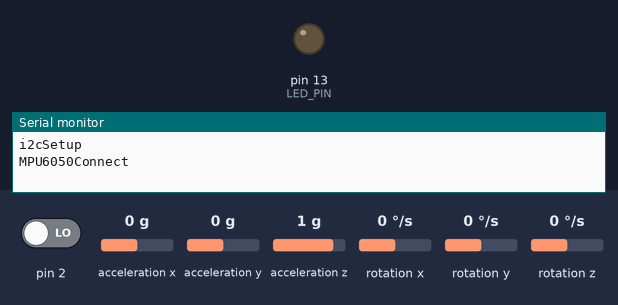
The sketch below on a simulated Arduino Uno, built with avr-gcc and run on an emulated ATmega328P. Shown: output pins drawn as LEDs (lit = HIGH), the last lines printed to the serial monitor. The test bench sets the inputs (shaded band); at power-on: pin 2 LOW, acceleration x 0 g, acceleration y 0 g, acceleration z 1 g, rotation z 0 °/s, rotation x 0 °/s, rotation y 0 °/s. The sensor or clock chip raises its interrupt line as the real part does.

Above: at 0.1 s.
At 2.7 s:
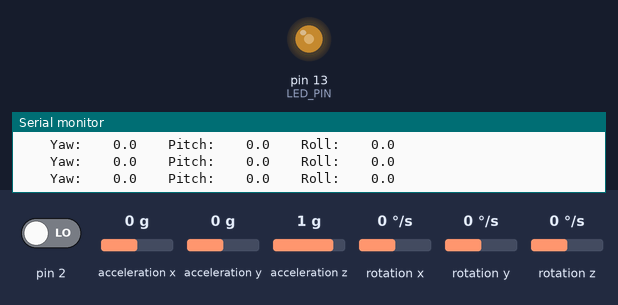
2.8 s: pin 2 driven HIGH
At 3.3 s:
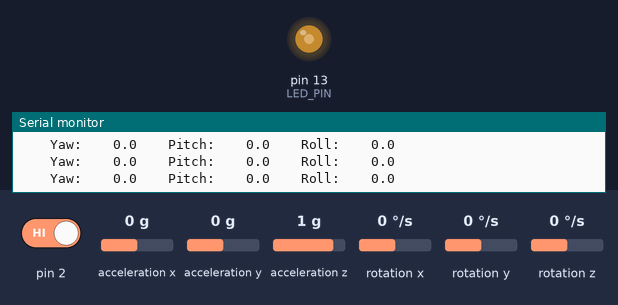
4.4 s: acceleration x set to -1.4 g
6.4 s: acceleration y set to -1.4 g
8.3 s: acceleration z set to -1.4 g
10.2 s: rotation z set to -192 °/s
Timing chart, 0 to 13.2 s (numbered marks = the images above; inputs shaded):
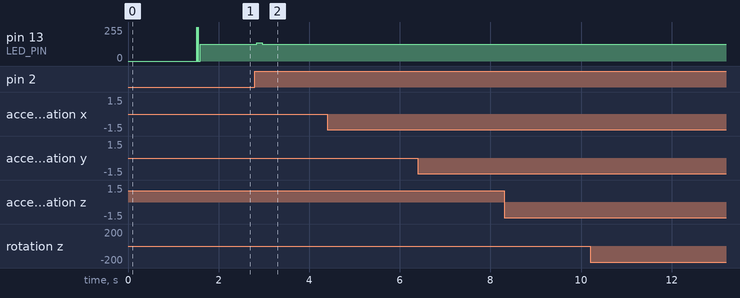

The sketch:

MPU6050_Latest_code.ino
```cpp
#include "I2Cdev.h"
#include "MPU6050_6Axis_MotionApps20.h"
#include "Wire.h"
MPU6050 mpu;

#define DEBUG
#ifdef DEBUG
//#define DPRINT(args...)  Serial.print(args)             //OR use the following syntax:
#define DPRINTSTIMER(t)    for (static unsigned long SpamTimer; (unsigned long)(millis() - SpamTimer) >= (t); SpamTimer = millis())
#define  DPRINTSFN(StrSize,Name,...) {char S[StrSize];Serial.print("\t");Serial.print(Name);Serial.print(" "); Serial.print(dtostrf((float)__VA_ARGS__ ,S));}//StringSize,Name,Variable,Spaces,Percision
#define DPRINTLN(...)      Serial.println(__VA_ARGS__)
#else
#define DPRINTSTIMER(t)    if(false)
#define DPRINTSFN(...)     //blank line
#define DPRINTLN(...)      //blank line
#endif


#define LED_PIN 13 //

// supply your own gyro offsets here, scaled for min sensitivity use MPU6050_calibration.ino
// -4232  -706  1729  173 -94 37
//                       XA      YA      ZA      XG      YG      ZG
int MPUOffsets[6] = {  -4232,  -706,   1729,    173,    -94,     37};


// ================================================================
// ===                      i2c SETUP Items                     ===
// ================================================================
void i2cSetup() {
  // join I2C bus (I2Cdev library doesn't do this automatically)
#if I2CDEV_IMPLEMENTATION == I2CDEV_ARDUINO_WIRE
  Wire.begin();
  TWBR = 24; // 400kHz I2C clock (200kHz if CPU is 8MHz)
#elif I2CDEV_IMPLEMENTATION == I2CDEV_BUILTIN_FASTWIRE
  Fastwire::setup(400, true);
#endif
}

// ================================================================
// ===               INTERRUPT DETECTION ROUTINE                ===
// ================================================================
volatile bool mpuInterrupt = false;     // indicates whether MPU interrupt pin has gone high
void dmpDataReady() {
  mpuInterrupt = true;
}

// ================================================================
// ===                      MPU DMP SETUP                       ===
// ================================================================
int FifoAlive = 0; // tests if the interrupt is triggering
int IsAlive = -20;     // counts interrupt start at -20 to get 20+ good values before assuming connected
// MPU control/status vars
uint8_t mpuIntStatus;   // holds actual interrupt status byte from MPU
uint8_t devStatus;      // return status after each device operation (0 = success, !0 = error)
uint16_t packetSize;    // expected DMP packet size (default is 42 bytes)
uint16_t fifoCount;     // count of all bytes currently in FIFO
uint8_t fifoBuffer[64]; // FIFO storage buffer

// orientation/motion vars
Quaternion q;           // [w, x, y, z]         quaternion container
VectorInt16 aa;         // [x, y, z]            accel sensor measurements
VectorInt16 aaReal;     // [x, y, z]            gravity-free accel sensor measurements
VectorInt16 aaWorld;    // [x, y, z]            world-frame accel sensor measurements
VectorFloat gravity;    // [x, y, z]            gravity vector
float euler[3];         // [psi, theta, phi]    Euler angle container
float ypr[3];           // [yaw, pitch, roll]   yaw/pitch/roll container and gravity vector
byte StartUP = 100; // lets get 100 readings from the MPU before we start trusting them (Bot is not trying to balance at this point it is just starting up.)

void MPU6050Connect() {
  static int MPUInitCntr = 0;
  // initialize device
  mpu.initialize(); // same
  // load and configure the DMP
  devStatus = mpu.dmpInitialize();// same

  if (devStatus != 0) {
    // ERROR!
    // 1 = initial memory load failed
    // 2 = DMP configuration updates failed
    // (if it's going to break, usually the code will be 1)

    char * StatStr[5] { "No Error", "initial memory load failed", "DMP configuration updates failed", "3", "4"};

    MPUInitCntr++;

    Serial.print(F("MPU connection Try #"));
    Serial.println(MPUInitCntr);
    Serial.print(F("DMP Initialization failed (code "));
    Serial.print(StatStr[devStatus]);
    Serial.println(F(")"));

    if (MPUInitCntr >= 10) return; //only try 10 times
    delay(1000);
    MPU6050Connect(); // Lets try again
    return;
  }
  mpu.setXAccelOffset(MPUOffsets[0]);
  mpu.setYAccelOffset(MPUOffsets[1]);
  mpu.setZAccelOffset(MPUOffsets[2]);
  mpu.setXGyroOffset(MPUOffsets[3]);
  mpu.setYGyroOffset(MPUOffsets[4]);
  mpu.setZGyroOffset(MPUOffsets[5]);

  Serial.println(F("Enabling DMP..."));
  mpu.setDMPEnabled(true);
  // enable Arduino interrupt detection
  Serial.println(F("Enabling interrupt detection (Arduino external interrupt pin 2 on the Uno)..."));
  Serial.print("mpu.getInterruptDrive=  "); Serial.println(mpu.getInterruptDrive());
  attachInterrupt(0, dmpDataReady, RISING); //pin 2 on the Uno
  mpuIntStatus = mpu.getIntStatus(); // Same
  // get expected DMP packet size for later comparison
  packetSize = mpu.dmpGetFIFOPacketSize();
  delay(1000); // Let it Stabalize
  mpu.resetFIFO(); // Clear fifo buffer
  mpu.getIntStatus();
  mpuInterrupt = false; // wait for next interrupt
}

// ================================================================
// ===                    MPU DMP Get Data                      ===
// ================================================================
void GetDMP() { // Best version I have made so far
  // Serial.println(F("FIFO interrupt at:"));
  // Serial.println(micros());
  static unsigned long LastGoodPacketTime;
  mpuInterrupt = false;
  FifoAlive = 1;
  fifoCount = mpu.getFIFOCount();
  if ((!fifoCount) || (fifoCount % packetSize)) { // we have failed Reset and wait till next time!
    digitalWrite(LED_PIN, LOW); // lets turn off the blinking light so we can see we are failing.
    mpu.resetFIFO();// clear the buffer and start over
  } else {
    while (fifoCount  >= packetSize) { // Get the packets until we have the latest!
      mpu.getFIFOBytes(fifoBuffer, packetSize); // lets do the magic and get the data
      fifoCount -= packetSize;
    }
    LastGoodPacketTime = millis();
    MPUMath(); // <<<<<<<<<<<<<<<<<<<<<<<<<<<< On success MPUMath() <<<<<<<<<<<<<<<<<<<
    digitalWrite(LED_PIN, !digitalRead(LED_PIN)); // Blink the Light
  }
}


// ================================================================
// ===                        MPU Math                          ===
// ================================================================
float Yaw, Pitch, Roll;
void MPUMath() {
  mpu.dmpGetQuaternion(&q, fifoBuffer);
  mpu.dmpGetGravity(&gravity, &q);
  mpu.dmpGetYawPitchRoll(ypr, &q, &gravity);
  Yaw = (ypr[0] * 180.0 / M_PI);
  Pitch = (ypr[1] *  180.0 / M_PI);
  Roll = (ypr[2] *  180.0 / M_PI);
  DPRINTSTIMER(100) {
    DPRINTSFN(15, "\tYaw:", Yaw, 6, 1);
    DPRINTSFN(15, "\tPitch:", Pitch, 6, 1);
    DPRINTSFN(15, "\tRoll:", Roll, 6, 1);
    DPRINTLN();
  }
}
// ================================================================
// ===                         Setup                            ===
// ================================================================
void setup() {
  Serial.begin(115200); //115200
  while (!Serial);
  Serial.println("i2cSetup");
  i2cSetup();
  Serial.println("MPU6050Connect");
  MPU6050Connect();
  Serial.println("Setup complete");
  pinMode(LED_PIN, OUTPUT);
}
// ================================================================
// ===                          Loop                            ===
// ================================================================
void loop() {
  if (mpuInterrupt ) { // wait for MPU interrupt or extra packet(s) available
    GetDMP();
  }
}
```

Measured:
- after the input at 2.8 s, pin 13 (LED_PIN): 127/255 → 136/255 at once, → 127/255 0.12 s later
